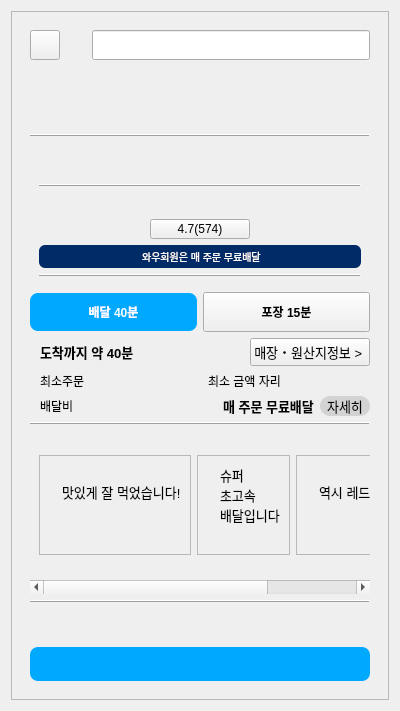
<?xml version="1.0" encoding="UTF-8"?>
<ui version="4.0">
 <class>part7_store_page</class>
 <widget class="QWidget" name="part7_store_page">
  <property name="geometry">
   <rect>
    <x>0</x>
    <y>0</y>
    <width>400</width>
    <height>711</height>
   </rect>
  </property>
  <property name="maximumSize">
   <size>
    <width>16777215</width>
    <height>16777215</height>
   </size>
  </property>
  <property name="windowTitle">
   <string>Form</string>
  </property>
  <layout class="QGridLayout" name="gridLayout">
   <item row="0" column="0">
    <widget class="QStackedWidget" name="stackedWidget">
     <property name="sizePolicy">
      <sizepolicy hsizetype="Preferred" vsizetype="Preferred">
       <horstretch>0</horstretch>
       <verstretch>0</verstretch>
      </sizepolicy>
     </property>
     <property name="minimumSize">
      <size>
       <width>370</width>
       <height>0</height>
      </size>
     </property>
     <property name="maximumSize">
      <size>
       <width>16777215</width>
       <height>16777215</height>
      </size>
     </property>
     <property name="frameShape">
      <enum>QFrame::Shape::StyledPanel</enum>
     </property>
     <property name="currentIndex">
      <number>0</number>
     </property>
     <widget class="QWidget" name="store_page">
      <layout class="QGridLayout" name="gridLayout_8">
       <item row="0" column="0">
        <layout class="QVBoxLayout" name="root_layout" stretch="0,0,5">
         <property name="spacing">
          <number>0</number>
         </property>
         <item>
          <widget class="QFrame" name="stickyHeader">
           <property name="minimumSize">
            <size>
             <width>0</width>
             <height>0</height>
            </size>
           </property>
           <property name="frameShape">
            <enum>QFrame::Shape::NoFrame</enum>
           </property>
           <property name="frameShadow">
            <enum>QFrame::Shadow::Raised</enum>
           </property>
           <layout class="QGridLayout" name="gridLayout_6">
            <item row="0" column="0">
             <layout class="QHBoxLayout" name="layoutStickyHeader">
              <item>
               <widget class="QPushButton" name="btnBackToCatPage">
                <property name="maximumSize">
                 <size>
                  <width>30</width>
                  <height>30</height>
                 </size>
                </property>
                <property name="font">
                 <font>
                  <pointsize>15</pointsize>
                 </font>
                </property>
                <property name="text">
                 <string/>
                </property>
                <property name="icon">
                 <iconset resource="mainIcon.qrc">
                  <normaloff>:/mainIcon/left.jpg</normaloff>:/mainIcon/left.jpg</iconset>
                </property>
                <property name="iconSize">
                 <size>
                  <width>25</width>
                  <height>25</height>
                 </size>
                </property>
               </widget>
              </item>
              <item>
               <widget class="QLabel" name="label_6">
                <property name="minimumSize">
                 <size>
                  <width>20</width>
                  <height>20</height>
                 </size>
                </property>
                <property name="maximumSize">
                 <size>
                  <width>20</width>
                  <height>20</height>
                 </size>
                </property>
                <property name="text">
                 <string/>
                </property>
                <property name="pixmap">
                 <pixmap resource="mainIcon.qrc">:/mainIcon/serch.png</pixmap>
                </property>
                <property name="scaledContents">
                 <bool>true</bool>
                </property>
               </widget>
              </item>
              <item>
               <widget class="QLineEdit" name="line_search_menu">
                <property name="minimumSize">
                 <size>
                  <width>0</width>
                  <height>30</height>
                 </size>
                </property>
               </widget>
              </item>
             </layout>
            </item>
           </layout>
          </widget>
         </item>
         <item>
          <widget class="QFrame" name="stickyCategoryBar">
           <property name="minimumSize">
            <size>
             <width>0</width>
             <height>0</height>
            </size>
           </property>
           <property name="frameShape">
            <enum>QFrame::Shape::NoFrame</enum>
           </property>
           <property name="frameShadow">
            <enum>QFrame::Shadow::Raised</enum>
           </property>
           <layout class="QGridLayout" name="gridLayout_7">
            <item row="0" column="0">
             <widget class="QScrollArea" name="scrollArea_category">
              <property name="maximumSize">
               <size>
                <width>16777215</width>
                <height>50</height>
               </size>
              </property>
              <property name="frameShape">
               <enum>QFrame::Shape::NoFrame</enum>
              </property>
              <property name="widgetResizable">
               <bool>true</bool>
              </property>
              <widget class="QWidget" name="scrollAreaWidgetContents_3">
               <property name="geometry">
                <rect>
                 <x>0</x>
                 <y>0</y>
                 <width>342</width>
                 <height>50</height>
                </rect>
               </property>
               <layout class="QGridLayout" name="gridLayout_5">
                <item row="0" column="0">
                 <layout class="QHBoxLayout" name="layoutStickyCategory">
                  <property name="spacing">
                   <number>0</number>
                  </property>
                 </layout>
                </item>
               </layout>
              </widget>
             </widget>
            </item>
            <item row="1" column="0">
             <widget class="QFrame" name="frame_9">
              <property name="frameShape">
               <enum>QFrame::Shape::HLine</enum>
              </property>
              <property name="frameShadow">
               <enum>QFrame::Shadow::Raised</enum>
              </property>
             </widget>
            </item>
           </layout>
          </widget>
         </item>
         <item>
          <widget class="QScrollArea" name="scrollArea_store">
           <property name="frameShape">
            <enum>QFrame::Shape::NoFrame</enum>
           </property>
           <property name="widgetResizable">
            <bool>true</bool>
           </property>
           <widget class="QWidget" name="scrollAreaWidgetContents">
            <property name="geometry">
             <rect>
              <x>0</x>
              <y>0</y>
              <width>360</width>
              <height>475</height>
             </rect>
            </property>
            <layout class="QGridLayout" name="gridLayout_2">
             <item row="1" column="0">
              <layout class="QVBoxLayout" name="container_store_layout">
               <item>
                <widget class="QLabel" name="store_img">
                 <property name="text">
                  <string/>
                 </property>
                </widget>
               </item>
               <item>
                <widget class="QFrame" name="frame">
                 <property name="frameShape">
                  <enum>QFrame::Shape::NoFrame</enum>
                 </property>
                 <property name="frameShadow">
                  <enum>QFrame::Shadow::Raised</enum>
                 </property>
                 <layout class="QGridLayout" name="gridLayout_3">
                  <item row="0" column="0">
                   <layout class="QVBoxLayout" name="verticalLayout">
                    <item>
                     <widget class="QFrame" name="frame_11">
                      <property name="frameShape">
                       <enum>QFrame::Shape::HLine</enum>
                      </property>
                      <property name="frameShadow">
                       <enum>QFrame::Shadow::Raised</enum>
                      </property>
                     </widget>
                    </item>
                    <item>
                     <widget class="QLabel" name="label_store_name">
                      <property name="font">
                       <font>
                        <pointsize>13</pointsize>
                        <bold>true</bold>
                       </font>
                      </property>
                      <property name="text">
                       <string/>
                      </property>
                      <property name="alignment">
                       <set>Qt::AlignmentFlag::AlignCenter</set>
                      </property>
                     </widget>
                    </item>
                    <item>
                     <layout class="QHBoxLayout" name="horizontalLayout_6">
                      <item>
                       <widget class="QPushButton" name="btn_review">
                        <property name="maximumSize">
                         <size>
                          <width>100</width>
                          <height>20</height>
                         </size>
                        </property>
                        <property name="text">
                         <string>4.7(574)</string>
                        </property>
                        <property name="icon">
                         <iconset resource="mainIcon.qrc">
                          <normaloff>:/mainIcon/atf_star_y.png</normaloff>:/mainIcon/atf_star_y.png</iconset>
                        </property>
                       </widget>
                      </item>
                     </layout>
                    </item>
                    <item>
                     <widget class="QPushButton" name="btn_wow">
                      <property name="maximumSize">
                       <size>
                        <width>360</width>
                        <height>23</height>
                       </size>
                      </property>
                      <property name="font">
                       <font>
                        <pointsize>-1</pointsize>
                       </font>
                      </property>
                      <property name="styleSheet">
                       <string notr="true">QPushButton {
    background-color: #002B66;
    color: white;
    border: none;
	font-size: 10px;       /* 글자 크기 조절 */
    border-radius: 6px;
    padding: 6px 12px;
}
</string>
                      </property>
                      <property name="text">
                       <string> 와우회원은 매 주문 무료배달</string>
                      </property>
                      <property name="icon">
                       <iconset resource="mainIcon.qrc">
                        <normaloff>:/mainIcon/rds_logo_wowmembership.png</normaloff>:/mainIcon/rds_logo_wowmembership.png</iconset>
                      </property>
                      <property name="iconSize">
                       <size>
                        <width>25</width>
                        <height>20</height>
                       </size>
                      </property>
                     </widget>
                    </item>
                    <item>
                     <widget class="QFrame" name="frame_12">
                      <property name="frameShape">
                       <enum>QFrame::Shape::HLine</enum>
                      </property>
                      <property name="frameShadow">
                       <enum>QFrame::Shadow::Raised</enum>
                      </property>
                     </widget>
                    </item>
                   </layout>
                  </item>
                 </layout>
                </widget>
               </item>
               <item>
                <layout class="QHBoxLayout" name="layout_delivery_togo">
                 <item>
                  <widget class="QPushButton" name="btn_delevery">
                   <property name="font">
                    <font>
                     <bold>true</bold>
                     <underline>false</underline>
                     <strikeout>false</strikeout>
                    </font>
                   </property>
                   <property name="styleSheet">
                    <string notr="true">QPushButton {
        background-color: #00A9FF;
        color: white;
        font-weight: bold;
        border-radius: 8px;
        padding: 10px 20px;
    }
    QPushButton:hover {
        background-color: #0088CC;
    }

</string>
                   </property>
                   <property name="text">
                    <string>배달 40분</string>
                   </property>
                  </widget>
                 </item>
                 <item>
                  <widget class="QPushButton" name="btn_togo">
                   <property name="font">
                    <font>
                     <bold>true</bold>
                    </font>
                   </property>
                   <property name="styleSheet">
                    <string notr="true">QPushButton {
        padding: 10px 20px;
    }
</string>
                   </property>
                   <property name="text">
                    <string>포장 15분</string>
                   </property>
                  </widget>
                 </item>
                </layout>
               </item>
               <item>
                <layout class="QHBoxLayout" name="horizontalLayout">
                 <item>
                  <widget class="QPushButton" name="pushButton">
                   <property name="font">
                    <font>
                     <pointsize>10</pointsize>
                     <bold>true</bold>
                    </font>
                   </property>
                   <property name="layoutDirection">
                    <enum>Qt::LayoutDirection::LeftToRight</enum>
                   </property>
                   <property name="styleSheet">
                    <string notr="true">QPushButton {
        
        border-radius: 8px;
        text-align: left;
        padding-left: 10px;  /* 왼쪽 여백을 추가해서 좀 더 보기 좋게 */
    }
</string>
                   </property>
                   <property name="text">
                    <string>도착까지 약 40분</string>
                   </property>
                   <property name="icon">
                    <iconset resource="mainIcon.qrc">
                     <normaloff>:/mainIcon/clock.png</normaloff>:/mainIcon/clock.png</iconset>
                   </property>
                  </widget>
                 </item>
                 <item>
                  <spacer name="horizontalSpacer">
                   <property name="orientation">
                    <enum>Qt::Orientation::Horizontal</enum>
                   </property>
                   <property name="sizeHint" stdset="0">
                    <size>
                     <width>40</width>
                     <height>20</height>
                    </size>
                   </property>
                  </spacer>
                 </item>
                 <item>
                  <widget class="QPushButton" name="btn_store_info">
                   <property name="font">
                    <font>
                     <pointsize>10</pointsize>
                    </font>
                   </property>
                   <property name="text">
                    <string>매장‧원산지정보 &gt; </string>
                   </property>
                  </widget>
                 </item>
                </layout>
               </item>
               <item>
                <layout class="QHBoxLayout" name="layout_minimum">
                 <property name="leftMargin">
                  <number>10</number>
                 </property>
                 <item>
                  <widget class="QLabel" name="label">
                   <property name="text">
                    <string>최소주문</string>
                   </property>
                  </widget>
                 </item>
                 <item>
                  <widget class="QLabel" name="label_minimun">
                   <property name="text">
                    <string>최소 금액 자리</string>
                   </property>
                  </widget>
                 </item>
                </layout>
               </item>
               <item>
                <layout class="QHBoxLayout" name="horizontalLayout_2">
                 <property name="leftMargin">
                  <number>10</number>
                 </property>
                 <item>
                  <widget class="QLabel" name="label_2">
                   <property name="text">
                    <string>배달비</string>
                   </property>
                  </widget>
                 </item>
                 <item>
                  <spacer name="horizontalSpacer_2">
                   <property name="orientation">
                    <enum>Qt::Orientation::Horizontal</enum>
                   </property>
                   <property name="sizeHint" stdset="0">
                    <size>
                     <width>40</width>
                     <height>20</height>
                    </size>
                   </property>
                  </spacer>
                 </item>
                 <item>
                  <widget class="QLabel" name="label_3">
                   <property name="maximumSize">
                    <size>
                     <width>40</width>
                     <height>17</height>
                    </size>
                   </property>
                   <property name="text">
                    <string/>
                   </property>
                   <property name="pixmap">
                    <pixmap resource="mainIcon.qrc">:/mainIcon/rds_logo_wowmembership.png</pixmap>
                   </property>
                   <property name="scaledContents">
                    <bool>true</bool>
                   </property>
                  </widget>
                 </item>
                 <item>
                  <widget class="QLabel" name="label_4">
                   <property name="font">
                    <font>
                     <pointsize>10</pointsize>
                     <bold>true</bold>
                    </font>
                   </property>
                   <property name="text">
                    <string>매 주문 무료배달</string>
                   </property>
                  </widget>
                 </item>
                 <item>
                  <widget class="QPushButton" name="btn_detail">
                   <property name="minimumSize">
                    <size>
                     <width>50</width>
                     <height>0</height>
                    </size>
                   </property>
                   <property name="maximumSize">
                    <size>
                     <width>50</width>
                     <height>25</height>
                    </size>
                   </property>
                   <property name="font">
                    <font>
                     <pointsize>10</pointsize>
                    </font>
                   </property>
                   <property name="styleSheet">
                    <string notr="true">QPushButton {
        background-color: lightgray;
        border-radius: 10px;
    }


</string>
                   </property>
                   <property name="text">
                    <string>자세히</string>
                   </property>
                  </widget>
                 </item>
                </layout>
               </item>
               <item>
                <layout class="QHBoxLayout" name="layout_wow"/>
               </item>
               <item>
                <widget class="QFrame" name="frame_7">
                 <property name="frameShape">
                  <enum>QFrame::Shape::HLine</enum>
                 </property>
                 <property name="frameShadow">
                  <enum>QFrame::Shadow::Raised</enum>
                 </property>
                </widget>
               </item>
               <item>
                <widget class="QScrollArea" name="scroll_review">
                 <property name="frameShape">
                  <enum>QFrame::Shape::NoFrame</enum>
                 </property>
                 <property name="verticalScrollBarPolicy">
                  <enum>Qt::ScrollBarPolicy::ScrollBarAlwaysOff</enum>
                 </property>
                 <property name="widgetResizable">
                  <bool>true</bool>
                 </property>
                 <widget class="QWidget" name="scrollAreaWidgetContents_2">
                  <property name="geometry">
                   <rect>
                    <x>0</x>
                    <y>0</y>
                    <width>744</width>
                    <height>120</height>
                   </rect>
                  </property>
                  <layout class="QGridLayout" name="gridLayout_4">
                   <item row="1" column="0">
                    <layout class="QHBoxLayout" name="layout_review">
                     <item>
                      <widget class="QFrame" name="frame_2">
                       <property name="maximumSize">
                        <size>
                         <width>16777215</width>
                         <height>100</height>
                        </size>
                       </property>
                       <property name="frameShape">
                        <enum>QFrame::Shape::StyledPanel</enum>
                       </property>
                       <property name="frameShadow">
                        <enum>QFrame::Shadow::Raised</enum>
                       </property>
                       <layout class="QGridLayout" name="gridLayout_12">
                        <item row="0" column="0">
                         <layout class="QHBoxLayout" name="horizontalLayout_3">
                          <item>
                           <widget class="QLabel" name="label_5">
                            <property name="maximumSize">
                             <size>
                              <width>80</width>
                              <height>80</height>
                             </size>
                            </property>
                            <property name="text">
                             <string/>
                            </property>
                            <property name="pixmap">
                             <pixmap resource="review.qrc">:/review/review_1.png</pixmap>
                            </property>
                            <property name="scaledContents">
                             <bool>true</bool>
                            </property>
                           </widget>
                          </item>
                          <item>
                           <layout class="QVBoxLayout" name="verticalLayout_2">
                            <item>
                             <widget class="QLabel" name="label_10">
                              <property name="font">
                               <font>
                                <pointsize>10</pointsize>
                               </font>
                              </property>
                              <property name="text">
                               <string>맛있게 잘 먹었습니다!</string>
                              </property>
                             </widget>
                            </item>
                            <item>
                             <widget class="QLabel" name="label_11">
                              <property name="minimumSize">
                               <size>
                                <width>0</width>
                                <height>0</height>
                               </size>
                              </property>
                              <property name="maximumSize">
                               <size>
                                <width>100</width>
                                <height>20</height>
                               </size>
                              </property>
                              <property name="text">
                               <string/>
                              </property>
                              <property name="pixmap">
                               <pixmap resource="mainIcon.qrc">:/mainIcon/sharpened_image.png</pixmap>
                              </property>
                              <property name="scaledContents">
                               <bool>true</bool>
                              </property>
                             </widget>
                            </item>
                           </layout>
                          </item>
                         </layout>
                        </item>
                       </layout>
                      </widget>
                     </item>
                     <item>
                      <widget class="QFrame" name="frame_3">
                       <property name="maximumSize">
                        <size>
                         <width>16777215</width>
                         <height>100</height>
                        </size>
                       </property>
                       <property name="frameShape">
                        <enum>QFrame::Shape::StyledPanel</enum>
                       </property>
                       <property name="frameShadow">
                        <enum>QFrame::Shadow::Raised</enum>
                       </property>
                       <layout class="QGridLayout" name="gridLayout_13">
                        <item row="0" column="0">
                         <layout class="QHBoxLayout" name="horizontalLayout_4">
                          <item>
                           <widget class="QLabel" name="label_8">
                            <property name="maximumSize">
                             <size>
                              <width>80</width>
                              <height>80</height>
                             </size>
                            </property>
                            <property name="text">
                             <string/>
                            </property>
                            <property name="pixmap">
                             <pixmap resource="review.qrc">:/review/review_3.png</pixmap>
                            </property>
                            <property name="scaledContents">
                             <bool>true</bool>
                            </property>
                           </widget>
                          </item>
                          <item>
                           <layout class="QVBoxLayout" name="verticalLayout_3">
                            <item>
                             <widget class="QLabel" name="label_12">
                              <property name="font">
                               <font>
                                <pointsize>10</pointsize>
                               </font>
                              </property>
                              <property name="text">
                               <string>슈퍼 초고속 배달입니다 짱짱</string>
                              </property>
                              <property name="wordWrap">
                               <bool>true</bool>
                              </property>
                             </widget>
                            </item>
                            <item>
                             <widget class="QLabel" name="label_13">
                              <property name="maximumSize">
                               <size>
                                <width>100</width>
                                <height>20</height>
                               </size>
                              </property>
                              <property name="text">
                               <string/>
                              </property>
                              <property name="pixmap">
                               <pixmap resource="mainIcon.qrc">:/mainIcon/sharpened_image.png</pixmap>
                              </property>
                              <property name="scaledContents">
                               <bool>true</bool>
                              </property>
                             </widget>
                            </item>
                           </layout>
                          </item>
                         </layout>
                        </item>
                       </layout>
                      </widget>
                     </item>
                     <item>
                      <widget class="QFrame" name="frame_4">
                       <property name="maximumSize">
                        <size>
                         <width>16777215</width>
                         <height>100</height>
                        </size>
                       </property>
                       <property name="frameShape">
                        <enum>QFrame::Shape::StyledPanel</enum>
                       </property>
                       <property name="frameShadow">
                        <enum>QFrame::Shadow::Raised</enum>
                       </property>
                       <layout class="QGridLayout" name="gridLayout_14">
                        <item row="0" column="0">
                         <layout class="QHBoxLayout" name="horizontalLayout_5">
                          <item>
                           <widget class="QLabel" name="label_9">
                            <property name="maximumSize">
                             <size>
                              <width>80</width>
                              <height>80</height>
                             </size>
                            </property>
                            <property name="text">
                             <string/>
                            </property>
                            <property name="pixmap">
                             <pixmap resource="review.qrc">:/review/review_2.png</pixmap>
                            </property>
                            <property name="scaledContents">
                             <bool>true</bool>
                            </property>
                           </widget>
                          </item>
                          <item>
                           <layout class="QVBoxLayout" name="verticalLayout_4">
                            <item>
                             <widget class="QLabel" name="label_15">
                              <property name="font">
                               <font>
                                <pointsize>10</pointsize>
                               </font>
                              </property>
                              <property name="text">
                               <string>역시 레드 콤보는 진리입니다!!!</string>
                              </property>
                             </widget>
                            </item>
                            <item>
                             <widget class="QLabel" name="label_14">
                              <property name="maximumSize">
                               <size>
                                <width>100</width>
                                <height>20</height>
                               </size>
                              </property>
                              <property name="text">
                               <string/>
                              </property>
                              <property name="pixmap">
                               <pixmap resource="mainIcon.qrc">:/mainIcon/sharpened_image.png</pixmap>
                              </property>
                              <property name="scaledContents">
                               <bool>true</bool>
                              </property>
                             </widget>
                            </item>
                           </layout>
                          </item>
                         </layout>
                        </item>
                       </layout>
                      </widget>
                     </item>
                    </layout>
                   </item>
                  </layout>
                 </widget>
                </widget>
               </item>
               <item>
                <widget class="QFrame" name="frame_8">
                 <property name="frameShape">
                  <enum>QFrame::Shape::HLine</enum>
                 </property>
                 <property name="frameShadow">
                  <enum>QFrame::Shadow::Raised</enum>
                 </property>
                </widget>
               </item>
               <item>
                <widget class="QLabel" name="label_sticky">
                 <property name="text">
                  <string/>
                 </property>
                </widget>
               </item>
               <item>
                <layout class="QVBoxLayout" name="layout_menu_card"/>
               </item>
              </layout>
             </item>
            </layout>
           </widget>
          </widget>
         </item>
        </layout>
       </item>
       <item row="1" column="0">
        <widget class="QFrame" name="frame_show_cart">
         <property name="frameShape">
          <enum>QFrame::Shape::NoFrame</enum>
         </property>
         <property name="frameShadow">
          <enum>QFrame::Shadow::Raised</enum>
         </property>
         <layout class="QGridLayout" name="gridLayout_9">
          <item row="0" column="0">
           <widget class="QPushButton" name="btn_show_cart">
            <property name="styleSheet">
             <string notr="true">QPushButton {
        background-color: #00A9FF;
        color: white;
        font-weight: bold;
        border-radius: 8px;
        padding: 10px 20px;
    }
    QPushButton:hover {
        background-color: #0088CC;
    }

</string>
            </property>
            <property name="text">
             <string/>
            </property>
           </widget>
          </item>
         </layout>
        </widget>
       </item>
      </layout>
     </widget>
     <widget class="QWidget" name="review_page">
      <layout class="QGridLayout" name="gridLayout_10">
       <item row="0" column="0">
        <layout class="QVBoxLayout" name="review_root_layout">
         <item>
          <layout class="QHBoxLayout" name="header_layout">
           <item>
            <widget class="QPushButton" name="BtnBackToStorePage">
             <property name="minimumSize">
              <size>
               <width>35</width>
               <height>35</height>
              </size>
             </property>
             <property name="maximumSize">
              <size>
               <width>40</width>
               <height>40</height>
              </size>
             </property>
             <property name="text">
              <string/>
             </property>
             <property name="icon">
              <iconset resource="mainIcon.qrc">
               <normaloff>:/mainIcon/left.jpg</normaloff>:/mainIcon/left.jpg</iconset>
             </property>
             <property name="iconSize">
              <size>
               <width>30</width>
               <height>30</height>
              </size>
             </property>
            </widget>
           </item>
           <item>
            <widget class="QLabel" name="label_7">
             <property name="font">
              <font>
               <pointsize>12</pointsize>
               <bold>true</bold>
              </font>
             </property>
             <property name="text">
              <string>교촌치킨 소촌우산점 리뷰</string>
             </property>
            </widget>
           </item>
           <item>
            <widget class="QPushButton" name="pushButton_3">
             <property name="maximumSize">
              <size>
               <width>35</width>
               <height>16777215</height>
              </size>
             </property>
             <property name="text">
              <string/>
             </property>
             <property name="icon">
              <iconset resource="mainIcon.qrc">
               <normaloff>:/mainIcon/icon_1_2_transparent.png</normaloff>:/mainIcon/icon_1_2_transparent.png</iconset>
             </property>
             <property name="iconSize">
              <size>
               <width>28</width>
               <height>28</height>
              </size>
             </property>
            </widget>
           </item>
          </layout>
         </item>
         <item>
          <layout class="QHBoxLayout" name="select_layout">
           <item>
            <widget class="QCheckBox" name="checkBox">
             <property name="font">
              <font>
               <bold>true</bold>
              </font>
             </property>
             <property name="styleSheet">
              <string notr="true">QCheckBox {
        color: #00A9FF;
    }

</string>
             </property>
             <property name="text">
              <string>포토리뷰</string>
             </property>
             <property name="iconSize">
              <size>
               <width>20</width>
               <height>20</height>
              </size>
             </property>
            </widget>
           </item>
           <item>
            <spacer name="horizontalSpacer_3">
             <property name="orientation">
              <enum>Qt::Orientation::Horizontal</enum>
             </property>
             <property name="sizeHint" stdset="0">
              <size>
               <width>40</width>
               <height>20</height>
              </size>
             </property>
            </spacer>
           </item>
           <item>
            <widget class="QComboBox" name="comboBox">
             <property name="minimumSize">
              <size>
               <width>90</width>
               <height>0</height>
              </size>
             </property>
             <property name="font">
              <font>
               <pointsize>10</pointsize>
              </font>
             </property>
             <property name="styleSheet">
              <string notr="true"/>
             </property>
             <item>
              <property name="text">
               <string>별점 높은 순</string>
              </property>
             </item>
            </widget>
           </item>
          </layout>
         </item>
         <item>
          <widget class="QScrollArea" name="scrollArea_review">
           <property name="maximumSize">
            <size>
             <width>380</width>
             <height>16777215</height>
            </size>
           </property>
           <property name="frameShape">
            <enum>QFrame::Shape::NoFrame</enum>
           </property>
           <property name="horizontalScrollBarPolicy">
            <enum>Qt::ScrollBarPolicy::ScrollBarAlwaysOff</enum>
           </property>
           <property name="widgetResizable">
            <bool>true</bool>
           </property>
           <widget class="QWidget" name="scrollAreaWidgetContents_5">
            <property name="geometry">
             <rect>
              <x>0</x>
              <y>0</y>
              <width>360</width>
              <height>592</height>
             </rect>
            </property>
            <layout class="QGridLayout" name="gridLayout_11">
             <item row="2" column="0">
              <widget class="QFrame" name="frame_5">
               <property name="frameShape">
                <enum>QFrame::Shape::HLine</enum>
               </property>
               <property name="frameShadow">
                <enum>QFrame::Shadow::Raised</enum>
               </property>
              </widget>
             </item>
             <item row="3" column="0">
              <layout class="QVBoxLayout" name="layout_review_card"/>
             </item>
             <item row="1" column="0">
              <widget class="QLabel" name="review_average_img">
               <property name="maximumSize">
                <size>
                 <width>330</width>
                 <height>115</height>
                </size>
               </property>
               <property name="frameShape">
                <enum>QFrame::Shape::StyledPanel</enum>
               </property>
               <property name="text">
                <string/>
               </property>
               <property name="pixmap">
                <pixmap resource="mainIcon.qrc">:/mainIcon/enhanced_rating_image.jpg</pixmap>
               </property>
               <property name="scaledContents">
                <bool>true</bool>
               </property>
              </widget>
             </item>
             <item row="0" column="0">
              <widget class="QFrame" name="frame_6">
               <property name="frameShape">
                <enum>QFrame::Shape::HLine</enum>
               </property>
               <property name="frameShadow">
                <enum>QFrame::Shadow::Raised</enum>
               </property>
              </widget>
             </item>
            </layout>
           </widget>
          </widget>
         </item>
        </layout>
       </item>
      </layout>
     </widget>
    </widget>
   </item>
  </layout>
 </widget>
 <resources>
  <include location="mainIcon.qrc"/>
  <include location="review.qrc"/>
 </resources>
 <connections/>
</ui>
